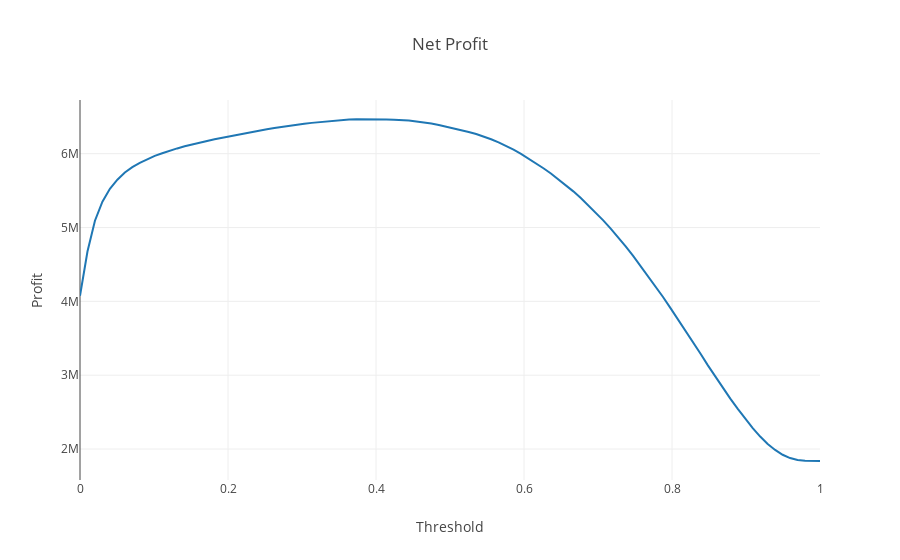

Notebook source saved alongside this figure:
### Code cell
px.line(x=thresholds, y=net_profits, title="Net Profit", labels={"x":"Threshold", "y":"Profit"}, template="none")
